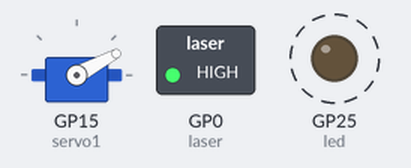
This program was run on a simulated Raspberry Pi Pico running MicroPython. Parts: servo, switched loads named in the program (green lamp = pin HIGH), output pins drawn as LEDs (lit = HIGH). Dashed ring = blinking. Servo angles are drawn from the pulse width (0.5 ms = 0°, 2.5 ms = 180°).

Above: at 0.05 s.
At 1.05 s:
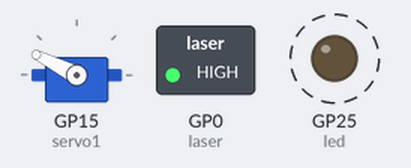
At 1.95 s:
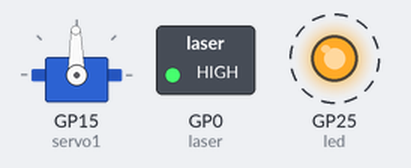
Timing chart, 0 to 4.6 s (numbered marks = the images above):
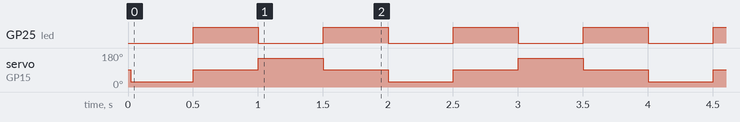

Measured:
- by itself, GP25 (led): alternates HIGH for 0.50 s and LOW for 0.50 s
- by itself, servo on GP15 (servo1): repeats every 2.0 s: 91° 0.50 s, 153° 0.50 s, 91° 0.50 s, 28° 0.50 s

The program:

servoCLASS_0.4.py
```python
from machine import Pin, PWM
import time

delay = 0.5

led = Pin(25, Pin.OUT)
led.value(1)

laser = Pin(0, Pin.OUT)
laser.value(1)


class Servo(PWM):
    def __init__(self, pin: Pin):
        super().__init__(pin)
    def duty(self,d):
        super().duty_ns(d)

servo1 = Servo(Pin(15))
servo1.freq(50)
servo1.duty(1507000)

range = [814000,1507000,2200000,1507000]

while True:
    for pos in range:
        servo1.duty(pos)
        led.toggle()
        time.sleep(delay)
```
